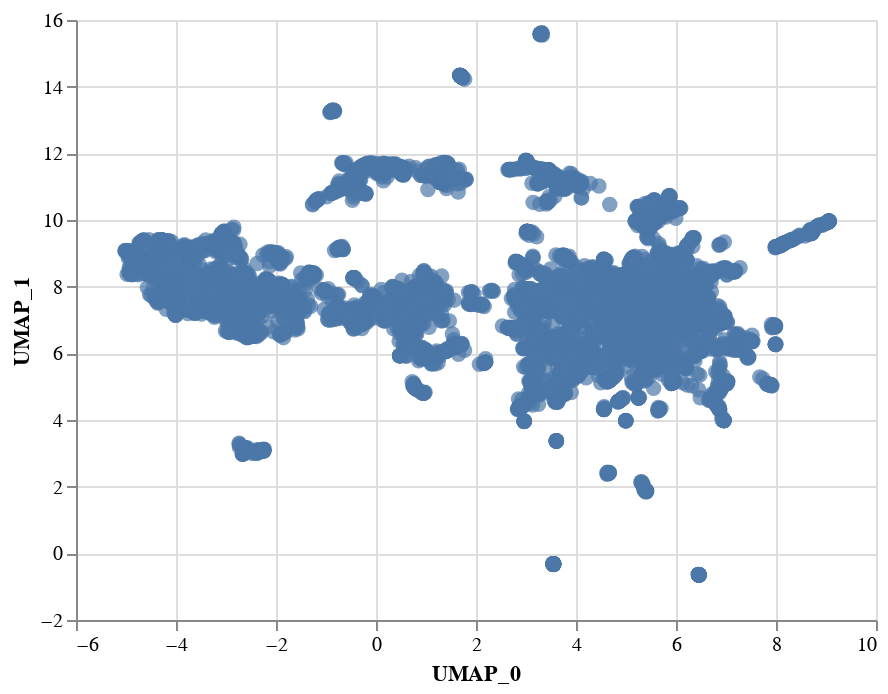

Here is the notebook cell this chart was saved with:
### Markdown cell above
Are there any clusters?

### Code cell
alt.Chart(dataset[['UMAP_0', 'UMAP_1']]).mark_circle(size=60).encode(
    x='UMAP_0',
    y='UMAP_1',
)

### Figure 1 — Vega-Lite specification as saved in the notebook (floating-point values rounded to 4 significant figures; data arrays with more than 128 entries replaced by an {"elided": "..."} marker saying what was removed)
{"config": {"view": {"continuousWidth": 400, "continuousHeight": 300}}, "data": {"name": "data-be7004220c9d1fe551ca181f58aa1ca6"}, "mark": {"type": "circle", "size": 60}, "encoding": {"x": {"type": "quantitative", "field": "UMAP_0"}, "y": {"type": "quantitative", "field": "UMAP_1"}}, "$schema": "https://vega.github.io/schema/vega-lite/v4.8.1.json", "datasets": {"data-be7004220c9d1fe551ca181f58aa1ca6": {"elided": "7385 records"}}}
